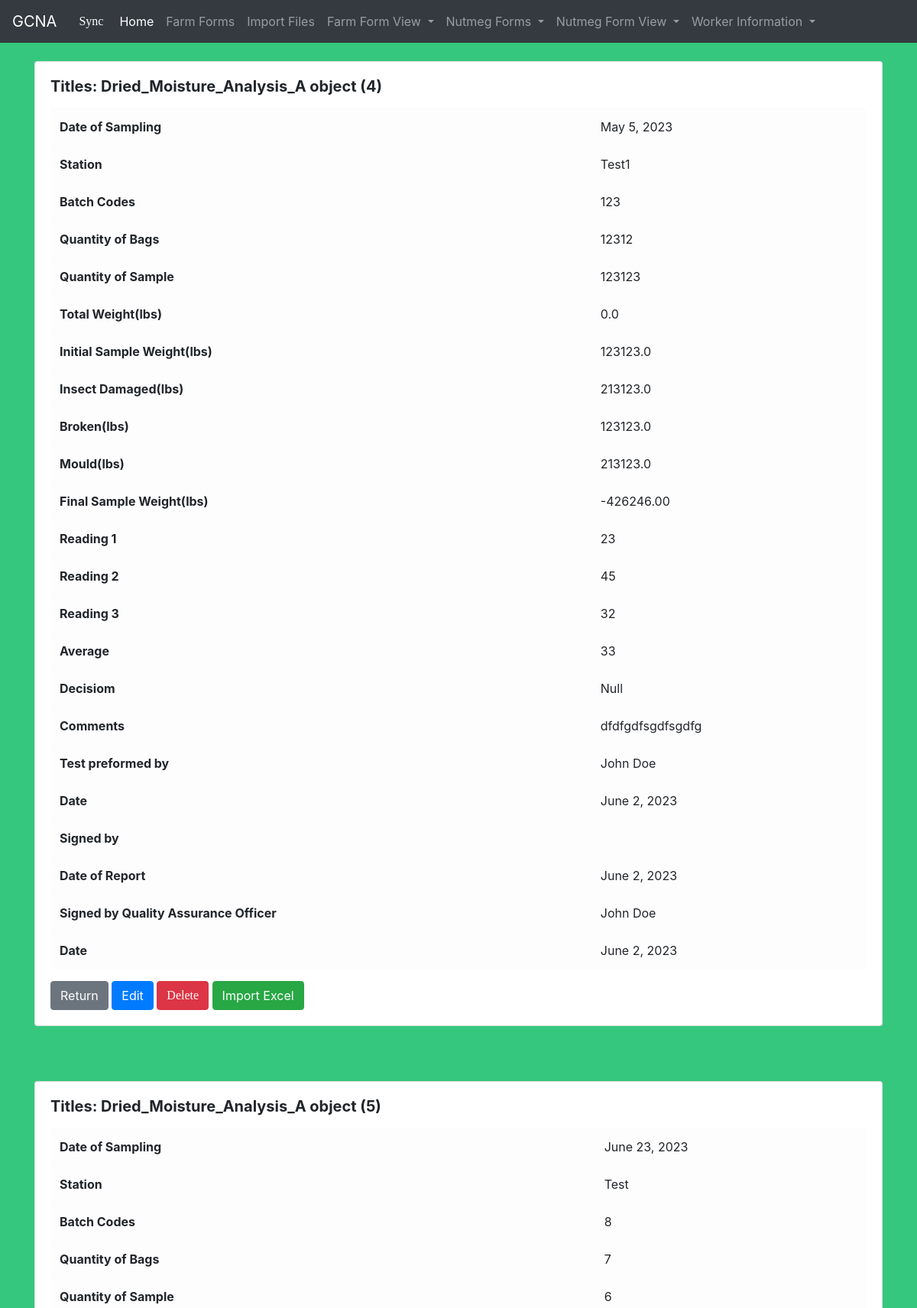
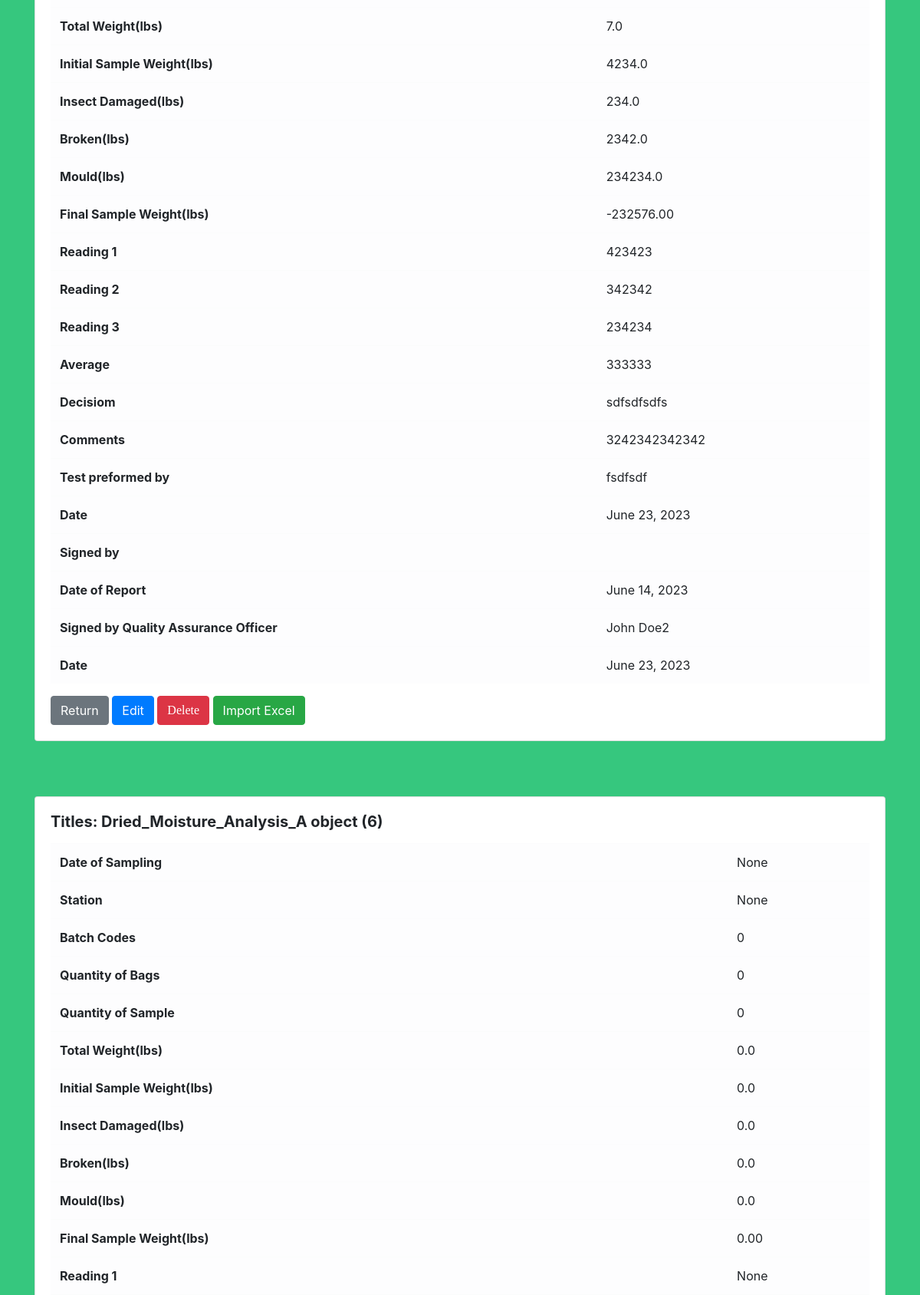
The page /viewDA/ (upper part) on the database its author committed (2 pictures, top to bottom).
### gcna_data/models.py (models this page shows)
class Dried_Moisture_Analysis_A(models.Model):
    DECISION_MADE = [
        ('', 'What was the decision made?'),
        ('PASS', 'Pass'),
        ('FAIL', 'Fail'),
    ]
    Worker_ID_No = models.CharField(max_length=50, unique=True, null=True)
    Nutmeg_ID_No = models.CharField(max_length=50, unique=True, null=True)
    DATE_OF_SAMPLING = models.DateField('Date of Sampling',null=True,  blank=True)
    STATION= models.CharField(max_length=50, null=True,  blank=True)
    BATCH_CODE= models.IntegerField(default= 0,  blank=True)
    Quantity_of_Bags= models.IntegerField(default= 0,  blank=True)
    Quantity_of_Sample= models.IntegerField(default= 0,  blank=True)
    Total_Weight = models.FloatField(default= 0,  blank=True)
    Initial_Sample_Weight= models.FloatField(default= 0,  blank=True)
    Insect_Damaged = models.FloatField(default= 0,  blank=True)
    Broken= models.FloatField(default= 0,  blank=True)
    Mould= models.FloatField(default= 0,  blank=True)
    Final_Sample_Weight= models.DecimalField(default= 0,decimal_places=2,max_digits= 30,  blank=True)
    READING_1= models.CharField(max_length=50, null=True,  blank=True)
    READING_2= models.CharField(max_length=50, null=True,  blank=True)
    READING_3 = models.CharField(max_length=50, null=True,  blank=True)
    AVERAGE= models.CharField(max_length=50, null=True,  blank=True)
    DECISION = models.CharField(max_length=50,choices=DECISION_MADE,null=True,  blank=True)
    Comments = models.TextField(blank=True)
    TEST_PERFORMED_BY = models.CharField(max_length=50, null=True,  blank=True)
    DATE= models.DateField('Current Date',null=True,  blank=True)
    APPROVED_BY = models.CharField(max_length=50, null=True,  blank=True)
    DATE_OF_REPORT= models.DateField('Date of Report',null=True,  blank=True)
    SIGNED_BY_QUALITY_ASSURANCE_OFFICER = models.CharField(max_length=50, null=True,  blank=True)
    DATE= models.DateField('Current Date',null=True,  blank=True)

### gcna_data/views.py (the view)
# urls.py: path("viewDA/", views.dried_A_Form, name="view_driedA"),
def dried_A_Form(request):
	dried_A_list = Dried_Moisture_Analysis_A.objects.all()
	return render(request,'gcna/view_driedA.html',{'dried_A_list': dried_A_list})

### gcna_data/templates/gcna/view_driedA.html (shortened to what this page needs)
{% extends 'gcna/base.html' %}
{% block content%}
{% for dried in dried_A_list %}
<div class="card">
  <div class="card-body">
    <h5 class="card-title"><strong>Titles: {{ dried }}</strong>
  </h5>
    <p class="card-text">
        <table id="vertical-1" class="table table-hover table-light">
         <tr>
            <th>Date of Sampling</th>
            <td>{{ dried.DATE_OF_SAMPLING }}</td>
        </tr>
        <tr>
            <th>Station</th>
            <td>{{ dried.STATION }}</td>
        </tr>
        <tr>
            <th>Batch Codes</th>
            <td>{{ dried.BATCH_CODE }}</td>
        </tr>
        <tr>
            <th>Quantity of Bags</th>
            <td>{{ dried.Quantity_of_Bags }}</td>
        </tr>
        <tr>
            <th>Quantity of Sample</th>
            <td>{{ dried.Quantity_of_Sample }}</td>
        </tr>
        <tr>
            <th>Total Weight(lbs)</th>
            <td>{{ dried.Total_Weight }}</td>
        </tr>
        <tr>
            <th>Initial Sample Weight(lbs)</th>
            <td>{{ dried.Initial_Sample_Weight }}</td>
        </tr>
        <tr>
            <th>Insect Damaged(lbs)</th>
            <td>{{ dried.Insect_Damaged }}</td>
        </tr>
        <tr>
            <th>Broken(lbs)</th>
            <td>{{ dried.Broken }}</td>
        </tr>
        <tr>
            <th>Mould(lbs)</th>
            <td>{{ dried.Mould }}</td>
        </tr>
        <tr>
            <th>Final Sample Weight(lbs)</th>
            <td>{{ dried.Final_Sample_Weight }}</td>
        </tr>
        <tr>
            <th>Reading 1</th>
            <td>{{ dried.READING_1 }}</td>
        </tr>
        <tr>
            <th>Reading 2</th>
            <td>{{ dried.READING_2 }}</td>
        </tr>
        <tr>
            <th>Reading 3</th>
            <td>{{ dried.READING_3 }}</td>
        </tr>
        <tr>
            <th>Average</th>
            <td>{{ dried.AVERAGE }}</td>
        </tr>
        <tr>
            <th>Decisiom</th>
            <td>{{ dried.DECISION }}</td>
        </tr>
        <tr>
            <th>Comments</th>
            <td>{{ dried.Comments }}</td>
        </tr>
        <tr>
            <th>Test preformed by</th>
            <td>{{ dried.TEST_PERFORMED_BY }}</td>
        </tr>
        <tr>
            <th>Date</th>
            <td>{{ dried.DATE }}</td>
        </tr>
        <tr>
            <th>Signed by</th>
            <td>{{ dried.SIGNED_BY }}</td>
        </tr>
        <tr>
            <th>Date of Report</th>
            <td>{{ dried.DATE_OF_REPORT }}</td>
        </tr>
        <tr>
            <th>Signed by Quality Assurance Officer</th>
            <td>{{ dried.SIGNED_BY_QUALITY_ASSURANCE_OFFICER }}</td>
        </tr>
                <tr>
            <th>Date</th>
            <td>{{ dried.DATE }}</td>
        </tr>
    </table>
                    </p>
            <a href="{% url 'adhome' %}" class="btn btn-secondary">Return</a>
                         <a href="{% url 'edit_dried_A' dried.pk %}" class="btn btn-primary">Edit</a>
     <form action="{% url 'delete_dried_A' dried.pk %}" method="POST" style="display: inline-block;">
        <button type="submit" class="btn btn-danger">Delete</button>
    </form>
    <a href="{% url 'import_data1' %}" class="btn btn-success">Import Excel</a>
 </div>        </div>
<br>
<br>
<br>
{% endfor %}
{% endblock %}

### GCNA/style.css (style rules this page uses)
* { box-sizing: border-box; }
body { background-color: rgba(4, 185, 94, 0.8); }
button { background-color: #00944a; color: #ffffff; border: none; padding: 10px 20px; font-size: 17px; font-family: Raleway; cursor: pointer; }

### rows shown on the page
Dried_Moisture_Analysis_A: id "Dried_Moisture_Analysis_A object (4)", DATE_OF_SAMPLING "May 5, 2023", STATION "Test1", BATCH_CODE "123", Quantity_of_Bags "12312", Quantity_of_Sample "123123", Total_Weight "0.0", Initial_Sample_Weight "123123.0", Insect_Damaged "213123.0", Broken "123123.0", Mould "213123.0", Final_Sample_Weight "-426246.00", READING_1 "23", READING_2 "45", READING_3 "32", AVERAGE "33", DECISION "Null", Comments "dfdfgdfsgdfsgdfg", TEST_PERFORMED_BY "John Doe", DATE "June 2, 2023", DATE_OF_REPORT "June 2, 2023", SIGNED_BY_QUALITY_ASSURANCE_OFFICER "John Doe"
Dried_Moisture_Analysis_A: id "Dried_Moisture_Analysis_A object (5)", DATE_OF_SAMPLING "June 23, 2023", STATION "Test", BATCH_CODE "8", Quantity_of_Bags "7", Quantity_of_Sample "6", Total_Weight "7.0", Initial_Sample_Weight "4234.0", Insect_Damaged "234.0", Broken "2342.0", Mould "234234.0", Final_Sample_Weight "-232576.00", READING_1 "423423", READING_2 "342342", READING_3 "234234", AVERAGE "333333", DECISION "sdfsdfsdfs", Comments "3242342342342", TEST_PERFORMED_BY "fsdfsdf", DATE "June 23, 2023", DATE_OF_REPORT "June 14, 2023", SIGNED_BY_QUALITY_ASSURANCE_OFFICER "John Doe2"
Dried_Moisture_Analysis_A: id "Dried_Moisture_Analysis_A object (6)", DATE_OF_SAMPLING "None", STATION "None", BATCH_CODE "0", Quantity_of_Bags "0", Quantity_of_Sample "0", Total_Weight "0.0", Initial_Sample_Weight "0.0", Insect_Damaged "0.0", Broken "0.0", Mould "0.0", Final_Sample_Weight "0.00", READING_1 "None"
